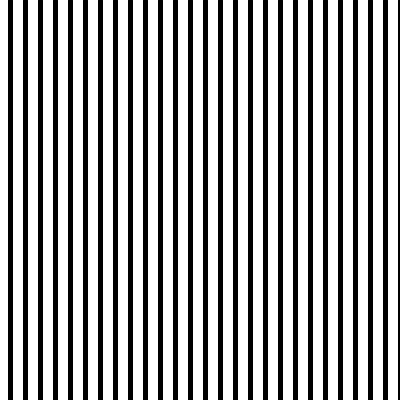
Frame 1 (no input)
Frame 60 (the mouse pressed at the canvas centre just before this capture): identical to frame 1, image omitted
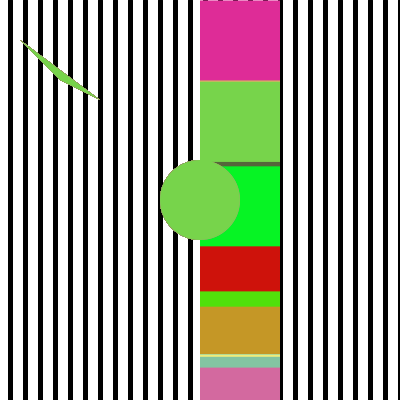
Frame 120 (the mouse held since frame 60 and released just before this capture)

The Processing sketch that drew these frames (run headless with seeded random() and noise(); from frame 60 on, the mouse is pressed at the canvas centre):

// Processing sketch: processing_135854
// ── processing_135854.pde

void setup(){ 
  size(400,400); 
  background(255);
   for(int i=10; i<=400;i+=15){
     strokeWeight(5);
    line(i,0,i,400);
  }
}

//shapes
void draw(){
  if (mousePressed==true){
  frameRate(5);
  strokeWeight(10);
  float r=random(255);
  float s=random(255);
  float t=random(255);
  float u=random(400);
  fill(r,s,t);
  noStroke();
  ellipse(mouseX,mouseY,80,80); 
  triangle(mouseX/2,mouseY/2,20,40,60,80); 
  rect(mouseX,u,80,80);
  }
}
